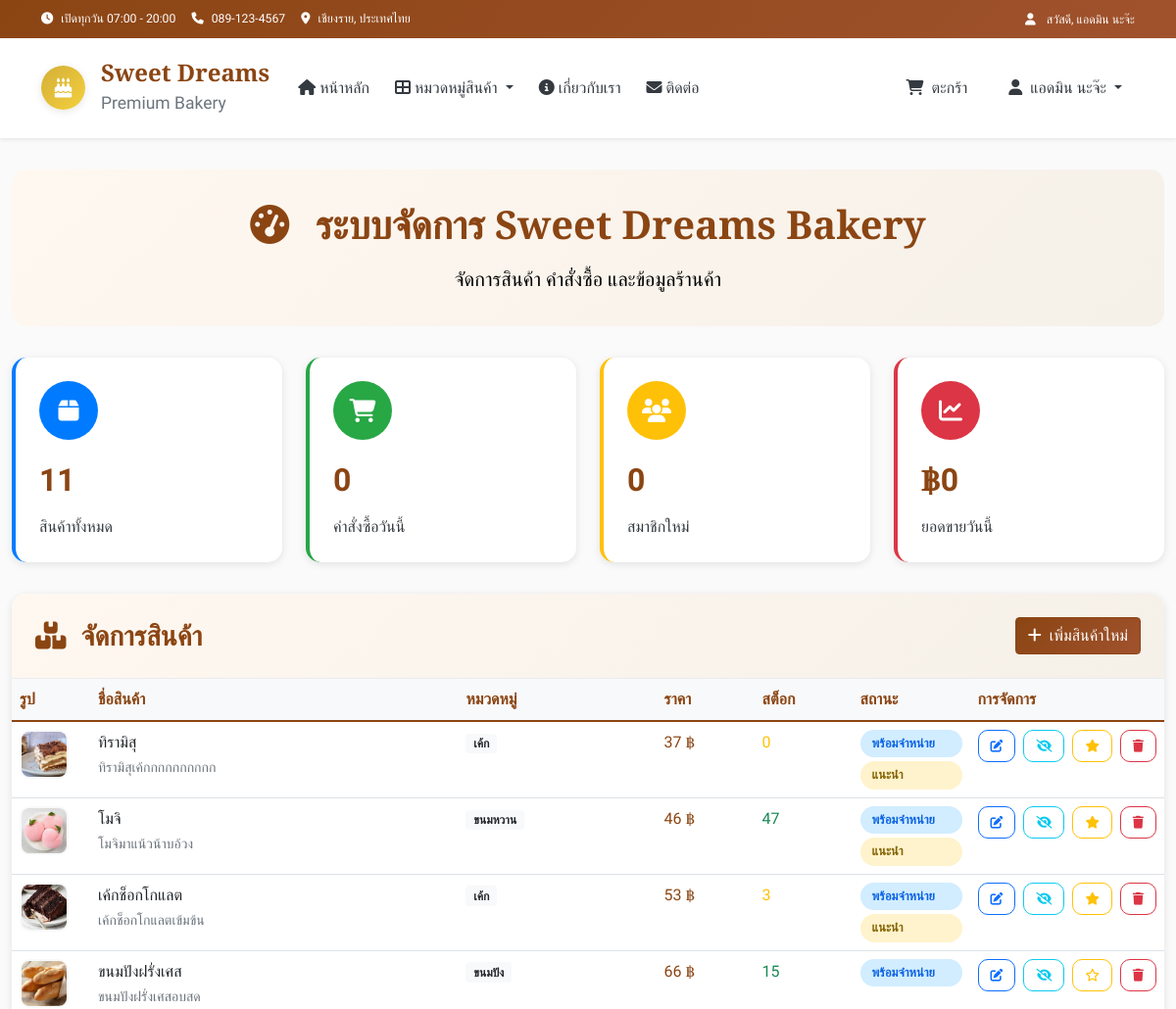
Page /admin (signed in, upper part) on the earlier database version.
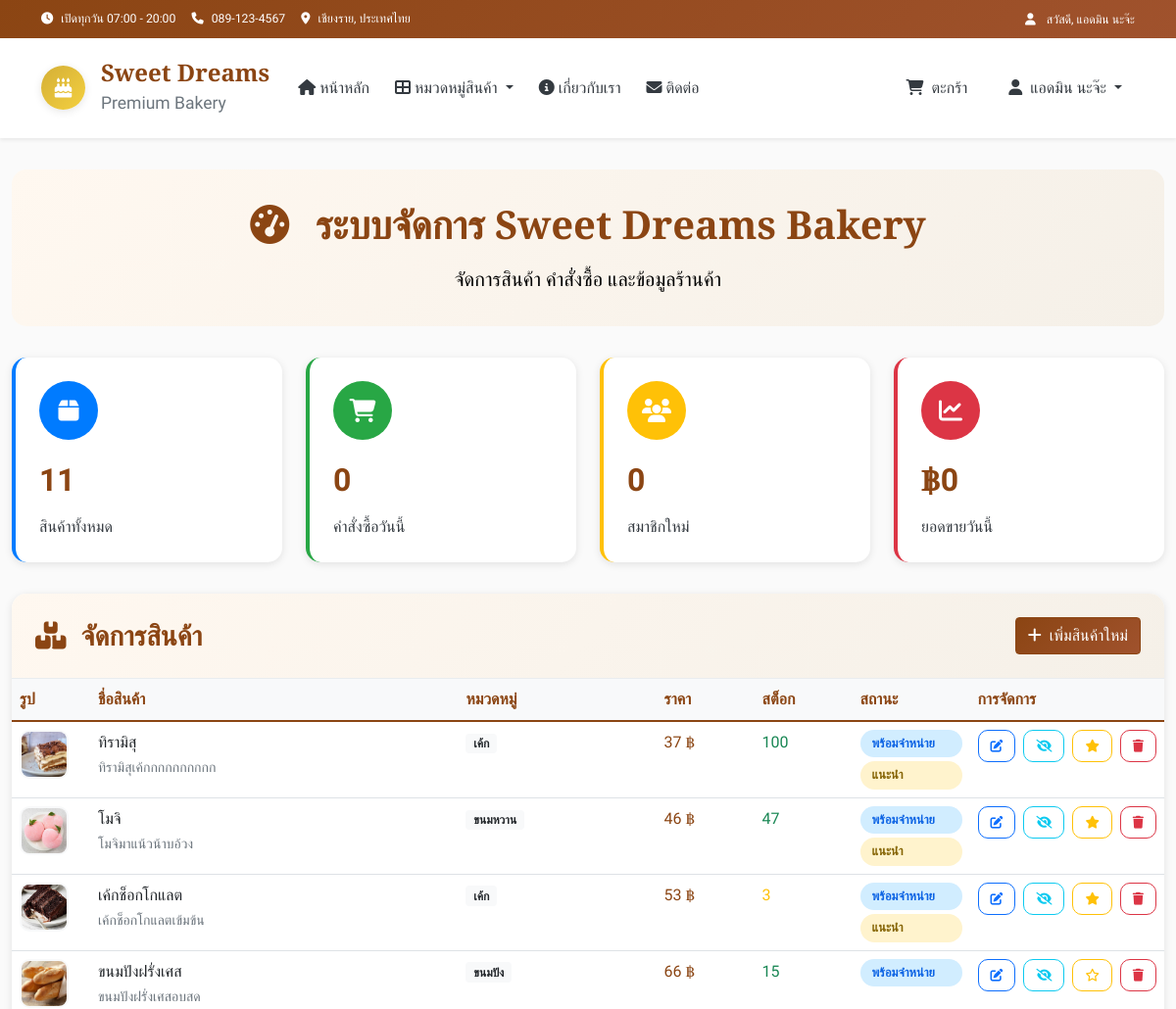
Same page on the later database version.
### tables this page shows
CREATE TABLE products (
        id INTEGER PRIMARY KEY AUTOINCREMENT,
        name TEXT NOT NULL,
        name_en TEXT,
        description TEXT,
        price DECIMAL(10,2) NOT NULL,
        image TEXT,
        category_id INTEGER,
        is_available BOOLEAN DEFAULT 1,
        is_featured BOOLEAN DEFAULT 0,
        stock_quantity INTEGER DEFAULT 0,
        created_at TIMESTAMP DEFAULT CURRENT_TIMESTAMP,
        FOREIGN KEY (category_id) REFERENCES categories (id)
    );

CREATE TABLE categories (
        id INTEGER PRIMARY KEY AUTOINCREMENT,
        name TEXT UNIQUE NOT NULL,
        name_en TEXT,
        icon TEXT,
        description TEXT,
        display_order INTEGER DEFAULT 0
    );

### app.py (the view)
@app.route('/admin')
def admin():
    if session.get('role') != 'admin':
        flash('คุณไม่มีสิทธิ์เข้าถึงหน้านี้')
        return redirect(url_for('index'))
    conn = get_db_connection()
    products = conn.execute("""
        SELECT p.*, c.name as category_name
        FROM products p
        JOIN categories c ON p.category_id = c.id
        ORDER BY p.created_at DESC
    """).fetchall()
    categories = get_categories()
    stats = conn.execute("""
        SELECT
            (SELECT COUNT(*) FROM products) as total_products,
            (SELECT COUNT(*) FROM orders WHERE date(created_at) = date('now')) as today_orders,
            (SELECT COUNT(*) FROM users WHERE role = 'customer') as total_users,
            (SELECT COALESCE(SUM(total_amount), 0) FROM orders WHERE date(created_at) = date('now')) as today_revenue
    """).fetchone()
    conn.close()
    return render_template('admin.html',
                         products=products,
                         categories=categories,
                         stats=stats)

### app.py (called while the page is built)
def get_db_connection():
    conn = sqlite3.connect(DB_NAME)
    conn.row_factory = sqlite3.Row
    return conn

def get_categories():
    conn = get_db_connection()
    categories = conn.execute(
        "SELECT * FROM categories ORDER BY display_order"
    ).fetchall()
    conn.close()
    return categories

def get_cart_total():
    cart = session.get('cart', {})
    total_items = sum(item['quantity'] for item in cart.values())
    total_price = sum(item['quantity'] * item['price'] for item in cart.values())
    return total_items, total_price

@app.context_processor
def inject_global_data():
    categories = get_categories()
    cart_total_items, _ = get_cart_total()
    return dict(
        categories=categories,
        cart_total_items=cart_total_items
    )

### templates/admin.html (shortened to what the changed rows need)
{% extends "layout.html" %}
{% block content %}
<div class="container-fluid admin-container">
    <div class="admin-header">
        <h1 class="mb-3">
            <i class="fas fa-tachometer-alt me-3"></i>
            ระบบจัดการ Sweet Dreams Bakery
        </h1>
    </div>
    <div class="products-section">
        <div class="table-responsive">
            {% if products %}
            <table class="table table-hover products-table">
                <thead>
                    <tr>
                        <th width="80">รูป</th>
                        <th>ชื่อสินค้า</th>
                        <th>หมวดหมู่</th>
                        <th width="100">ราคา</th>
                        <th width="100">สต็อก</th>
                        <th width="120">สถานะ</th>
                        <th width="150">การจัดการ</th>
                    </tr>
                </thead>
                <tbody>
                    {% for product in products %}
                    <tr data-product-id="{{ product.id }}">
                        <td>
                            {% if product.image %}
                                <img src="{{ url_for('static', filename='images/products/' + product.image) }}"
                                     alt="{{ product.name }}" class="product-image-thumb">
                            {% else %}
                                <div class="product-image-thumb d-flex align-items-center justify-content-center bg-light">
                                    <i class="fas fa-image text-muted"></i>
                                </div>
                            {% endif %}
                        </td>
                        <td>
                            <div class="fw-600">{{ product.name }}</div>
                            {% if product.description %}
                                <small class="text-muted">{{ product.description[:50] }}{% if product.description|length > 50 %}...{% endif %}</small>
                            {% endif %}
                        </td>
                        <td>
                            <span class="badge bg-light text-dark">{{ product.category_name }}</span>
                        </td>
                        <td class="fw-600 text-primary">{{ "%.0f"|format(product.price) }} ฿</td>
                        <td>
                            <span class="{% if product.stock_quantity <= 5 %}text-warning{% else %}text-success{% endif %}">
                                {{ product.stock_quantity }}
                            </span>
                        </td>
                        <td>
                            <div class="d-flex flex-column gap-1">
                                {% if product.is_available %}
                                    <span class="status-badge status-available">พร้อมจำหน่าย</span>
                                {% else %}
                                    <span class="status-badge status-unavailable">ไม่พร้อมจำหน่าย</span>
                                {% endif %}
                                {% if product.is_featured %}
                                    <span class="status-badge featured-badge">แนะนำ</span>
                                {% endif %}
                            </div>
                        </td>
                        <td>
                            <div class="action-buttons">
                                <button class="btn btn-outline-primary btn-action btn-edit"
                                        data-product-id="{{ product.id }}"
                                        data-bs-toggle="tooltip" title="แก้ไข">
                                    <i class="fas fa-edit"></i>
                                </button>
                                <button class="btn btn-outline-info btn-action btn-toggle-status"
                                        data-product-id="{{ product.id }}"
                                        data-current-status="{{ product.is_available }}"
                                        data-bs-toggle="tooltip"
                                        title="{% if product.is_available %}ปิดการจำหน่าย{% else %}เปิดการจำหน่าย{% endif %}">
                                    {% if product.is_available %}
                                        <i class="fas fa-eye-slash"></i>
                                    {% else %}
                                        <i class="fas fa-eye"></i>
                                    {% endif %}
                                </button>
                                <button class="btn btn-outline-warning btn-action btn-toggle-featured"
                                        data-product-id="{{ product.id }}"
                                        data-current-featured="{{ product.is_featured }}"
                                        data-bs-toggle="tooltip"
                                        title="{% if product.is_featured %}ยกเลิกแนะนำ{% else %}ตั้งเป็นสินค้าแนะนำ{% endif %}">
                                    {% if product.is_featured %}
                                        <i class="fas fa-star"></i>
                                    {% else %}
                                        <i class="far fa-star"></i>
                                    {% endif %}
                                </button>
                                <button class="btn btn-outline-danger btn-action btn-delete"
                                        data-product-id="{{ product.id }}"
                                        data-product-name="{{ product.name }}"
                                        data-bs-toggle="tooltip" title="ลบ">
                                    <i class="fas fa-trash"></i>
                                </button>
                            </div>
                        </td>
                    </tr>
                    {% endfor %}
                </tbody>
            </table>
            {% endif %}
        </div>
    </div>
</div>
{% endblock %}

Differences in the rows shown:
changed products "ทิรามิสุ": stock_quantity "0" → "100"
